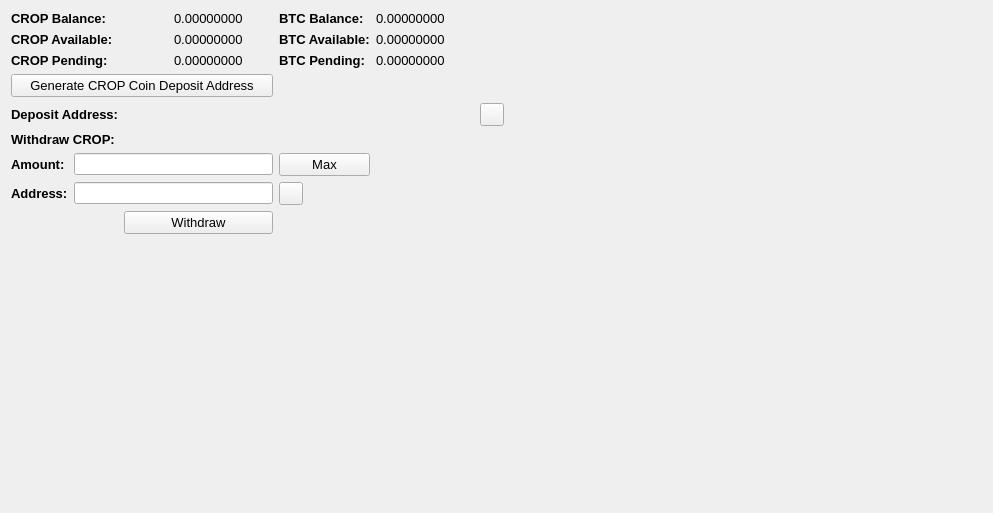
     <widget class="QWidget" name="BalanceTab">
      <attribute name="title">
       <string>Balance</string>
      </attribute>
      <layout class="QGridLayout" name="gridLayout_2">
       <item row="0" column="0" colspan="2">
        <widget class="QLabel" name="label_11">
         <property name="font">
          <font>
           <pointsize>10</pointsize>
           <weight>75</weight>
           <bold>true</bold>
          </font>
         </property>
         <property name="text">
          <string>CROP Balance:</string>
         </property>
        </widget>
       </item>
       <item row="0" column="3">
        <widget class="QLabel" name="CROPBalanceLabel">
         <property name="font">
          <font>
           <pointsize>10</pointsize>
          </font>
         </property>
         <property name="text">
          <string>0.00000000</string>
         </property>
         <property name="textInteractionFlags">
          <set>Qt::LinksAccessibleByMouse|Qt::TextSelectableByMouse</set>
         </property>
        </widget>
       </item>
       <item row="0" column="4">
        <widget class="QLabel" name="label_12">
         <property name="font">
          <font>
           <pointsize>10</pointsize>
           <weight>75</weight>
           <bold>true</bold>
          </font>
         </property>
         <property name="text">
          <string>BTC Balance:</string>
         </property>
        </widget>
       </item>
       <item row="0" column="5">
        <widget class="QLabel" name="BitcoinBalanceLabel">
         <property name="font">
          <font>
           <pointsize>10</pointsize>
          </font>
         </property>
         <property name="text">
          <string>0.00000000</string>
         </property>
         <property name="textInteractionFlags">
          <set>Qt::LinksAccessibleByMouse|Qt::TextSelectableByMouse</set>
         </property>
        </widget>
       </item>
       <item row="0" column="7" rowspan="10">
        <spacer name="horizontalSpacer_4">
         <property name="orientation">
          <enum>Qt::Horizontal</enum>
         </property>
         <property name="sizeHint" stdset="0">
          <size>
           <width>478</width>
           <height>488</height>
          </size>
         </property>
        </spacer>
       </item>
       <item row="1" column="0" colspan="2">
        <widget class="QLabel" name="label_13">
         <property name="font">
          <font>
           <pointsize>10</pointsize>
           <weight>75</weight>
           <bold>true</bold>
          </font>
         </property>
         <property name="text">
          <string>CROP Available:</string>
         </property>
        </widget>
       </item>
       <item row="1" column="3">
        <widget class="QLabel" name="CROPAvailableLabel_2">
         <property name="font">
          <font>
           <pointsize>10</pointsize>
          </font>
         </property>
         <property name="text">
          <string>0.00000000</string>
         </property>
         <property name="textInteractionFlags">
          <set>Qt::LinksAccessibleByMouse|Qt::TextSelectableByMouse</set>
         </property>
        </widget>
       </item>
       <item row="1" column="4">
        <widget class="QLabel" name="label_15">
         <property name="font">
          <font>
           <pointsize>10</pointsize>
           <weight>75</weight>
           <bold>true</bold>
          </font>
         </property>
         <property name="text">
          <string>BTC Available:</string>
         </property>
        </widget>
       </item>
       <item row="1" column="5">
        <widget class="QLabel" name="BitcoinAvailableLabel">
         <property name="font">
          <font>
           <pointsize>10</pointsize>
          </font>
         </property>
         <property name="text">
          <string>0.00000000</string>
         </property>
         <property name="textInteractionFlags">
          <set>Qt::LinksAccessibleByMouse|Qt::TextSelectableByMouse</set>
         </property>
        </widget>
       </item>
       <item row="2" column="0" colspan="2">
        <widget class="QLabel" name="label_14">
         <property name="font">
          <font>
           <pointsize>10</pointsize>
           <weight>75</weight>
           <bold>true</bold>
          </font>
         </property>
         <property name="text">
          <string>CROP Pending:</string>
         </property>
        </widget>
       </item>
       <item row="2" column="3">
        <widget class="QLabel" name="CROPPendingLabel">
         <property name="font">
          <font>
           <pointsize>10</pointsize>
          </font>
         </property>
         <property name="text">
          <string>0.00000000</string>
         </property>
         <property name="textInteractionFlags">
          <set>Qt::LinksAccessibleByMouse|Qt::TextSelectableByMouse</set>
         </property>
        </widget>
       </item>
       <item row="2" column="4">
        <widget class="QLabel" name="label_31">
         <property name="font">
          <font>
           <pointsize>10</pointsize>
           <weight>75</weight>
           <bold>true</bold>
          </font>
         </property>
         <property name="text">
          <string>BTC Pending:</string>
         </property>
        </widget>
       </item>
       <item row="2" column="5">
        <widget class="QLabel" name="BitcoinPendingLabel">
         <property name="font">
          <font>
           <pointsize>10</pointsize>
          </font>
         </property>
         <property name="text">
          <string>0.00000000</string>
         </property>
         <property name="textInteractionFlags">
          <set>Qt::LinksAccessibleByMouse|Qt::TextSelectableByMouse</set>
         </property>
        </widget>
       </item>
       <item row="3" column="0" colspan="4">
        <widget class="QPushButton" name="GenDepositBTN">
         <property name="font">
          <font>
           <pointsize>10</pointsize>
          </font>
         </property>
         <property name="text">
          <string>Generate CROP Coin Deposit Address</string>
         </property>
        </widget>
       </item>
       <item row="4" column="0" colspan="3">
        <widget class="QLabel" name="label_33">
         <property name="font">
          <font>
           <pointsize>10</pointsize>
           <weight>75</weight>
           <bold>true</bold>
          </font>
         </property>
         <property name="text">
          <string>Deposit Address:</string>
         </property>
        </widget>
       </item>
       <item row="4" column="3" colspan="3">
        <widget class="QLabel" name="DepositAddressLabel">
         <property name="minimumSize">
          <size>
           <width>300</width>
           <height>0</height>
          </size>
         </property>
         <property name="palette">
          <palette>
           <active>
            <colorrole role="WindowText">
             <brush brushstyle="SolidPattern">
              <color alpha="255">
               <red>0</red>
               <green>0</green>
               <blue>0</blue>
              </color>
             </brush>
            </colorrole>
            <colorrole role="Text">
             <brush brushstyle="SolidPattern">
              <color alpha="255">
               <red>0</red>
               <green>0</green>
               <blue>255</blue>
              </color>
             </brush>
            </colorrole>
           </active>
           <inactive>
            <colorrole role="WindowText">
             <brush brushstyle="SolidPattern">
              <color alpha="255">
               <red>0</red>
               <green>0</green>
               <blue>0</blue>
              </color>
             </brush>
            </colorrole>
            <colorrole role="Text">
             <brush brushstyle="SolidPattern">
              <color alpha="255">
               <red>0</red>
               <green>0</green>
               <blue>255</blue>
              </color>
             </brush>
            </colorrole>
           </inactive>
           <disabled>
            <colorrole role="WindowText">
             <brush brushstyle="SolidPattern">
              <color alpha="255">
               <red>120</red>
               <green>120</green>
               <blue>120</blue>
              </color>
             </brush>
            </colorrole>
            <colorrole role="Text">
             <brush brushstyle="SolidPattern">
              <color alpha="255">
               <red>120</red>
               <green>120</green>
               <blue>120</blue>
              </color>
             </brush>
            </colorrole>
           </disabled>
          </palette>
         </property>
         <property name="font">
          <font>
           <pointsize>10</pointsize>
           <weight>75</weight>
           <bold>true</bold>
          </font>
         </property>
         <property name="text">
          <string/>
         </property>
         <property name="alignment">
          <set>Qt::AlignRight|Qt::AlignTrailing|Qt::AlignVCenter</set>
         </property>
         <property name="textInteractionFlags">
          <set>Qt::LinksAccessibleByMouse|Qt::TextSelectableByKeyboard|Qt::TextSelectableByMouse</set>
         </property>
        </widget>
       </item>
       <item row="4" column="6">
        <widget class="QToolButton" name="DepositCopyButton">
         <property name="toolTip">
          <string>Copy to clipboard</string>
         </property>
         <property name="text">
          <string/>
         </property>
         <property name="icon">
          <iconset resource="../bitcoin.qrc">
           <normaloff>:/icons/editcopy</normaloff>:/icons/editcopy</iconset>
         </property>
         <property name="shortcut">
          <string>Alt+P</string>
         </property>
        </widget>
       </item>
       <item row="5" column="0" colspan="2">
        <widget class="QLabel" name="label_34">
         <property name="font">
          <font>
           <pointsize>10</pointsize>
           <weight>75</weight>
           <bold>true</bold>
          </font>
         </property>
         <property name="text">
          <string>Withdraw CROP:</string>
         </property>
        </widget>
       </item>
       <item row="6" column="0">
        <widget class="QLabel" name="label_26">
         <property name="font">
          <font>
           <pointsize>10</pointsize>
           <weight>75</weight>
           <bold>true</bold>
          </font>
         </property>
         <property name="text">
          <string>Amount:</string>
         </property>
        </widget>
       </item>
       <item row="6" column="1" colspan="3">
        <widget class="QLineEdit" name="WithdrawUnitsInput">
         <property name="font">
          <font>
           <pointsize>9</pointsize>
           <weight>75</weight>
           <bold>true</bold>
          </font>
         </property>
         <property name="text">
          <string/>
         </property>
        </widget>
       </item>
       <item row="6" column="4">
        <widget class="QPushButton" name="Withdraw_Max_Amount">
         <property name="font">
          <font>
           <pointsize>10</pointsize>
          </font>
         </property>
         <property name="text">
          <string>Max</string>
         </property>
        </widget>
       </item>
       <item row="7" column="0">
        <widget class="QLabel" name="label_10">
         <property name="font">
          <font>
           <pointsize>10</pointsize>
           <weight>75</weight>
           <bold>true</bold>
          </font>
         </property>
         <property name="text">
          <string>Address:</string>
         </property>
        </widget>
       </item>
       <item row="7" column="1" colspan="3">
        <widget class="QLineEdit" name="WithdrawAddress">
         <property name="font">
          <font>
           <pointsize>9</pointsize>
           <weight>75</weight>
           <bold>true</bold>
          </font>
         </property>
        </widget>
       </item>
       <item row="7" column="4">
        <widget class="QToolButton" name="WithdrawPasteButton">
         <property name="toolTip">
          <string>Paste from clipboard</string>
         </property>
         <property name="text">
          <string/>
         </property>
         <property name="icon">
          <iconset resource="../bitcoin.qrc">
           <normaloff>:/icons/editpaste</normaloff>:/icons/editpaste</iconset>
         </property>
         <property name="shortcut">
          <string>Alt+P</string>
         </property>
        </widget>
       </item>
       <item row="8" column="2" colspan="2">
        <widget class="QPushButton" name="WithdrawUnitsBtn">
         <property name="font">
          <font>
           <pointsize>10</pointsize>
          </font>
         </property>
         <property name="text">
          <string>Withdraw</string>
         </property>
        </widget>
       </item>
       <item row="9" column="0" colspan="6">
        <spacer name="verticalSpacer">
         <property name="orientation">
          <enum>Qt::Vertical</enum>
         </property>
         <property name="sizeHint" stdset="0">
          <size>
           <width>428</width>
           <height>262</height>
          </size>
         </property>
        </spacer>
       </item>
      </layout>
      <zorder>label_31</zorder>
      <zorder>label_15</zorder>
      <zorder>label_12</zorder>
      <zorder>label_14</zorder>
      <zorder>label_13</zorder>
      <zorder>label_11</zorder>
      <zorder>BitcoinBalanceLabel</zorder>
      <zorder>CROPBalanceLabel</zorder>
      <zorder>CROPAvailableLabel_2</zorder>
      <zorder>CROPPendingLabel</zorder>
      <zorder>BitcoinAvailableLabel</zorder>
      <zorder>BitcoinPendingLabel</zorder>
      <zorder>label_33</zorder>
      <zorder>GenDepositBTN</zorder>
      <zorder>DepositAddressLabel</zorder>
      <zorder>Withdraw_Max_Amount</zorder>
      <zorder>label_34</zorder>
      <zorder>WithdrawUnitsInput</zorder>
      <zorder>label_10</zorder>
      <zorder>label_26</zorder>
      <zorder>WithdrawAddress</zorder>
      <zorder>WithdrawUnitsBtn</zorder>
      <zorder>horizontalSpacer_4</zorder>
      <zorder>verticalSpacer</zorder>
      <zorder>WithdrawPasteButton</zorder>
      <zorder>DepositCopyButton</zorder>
     </widget>
